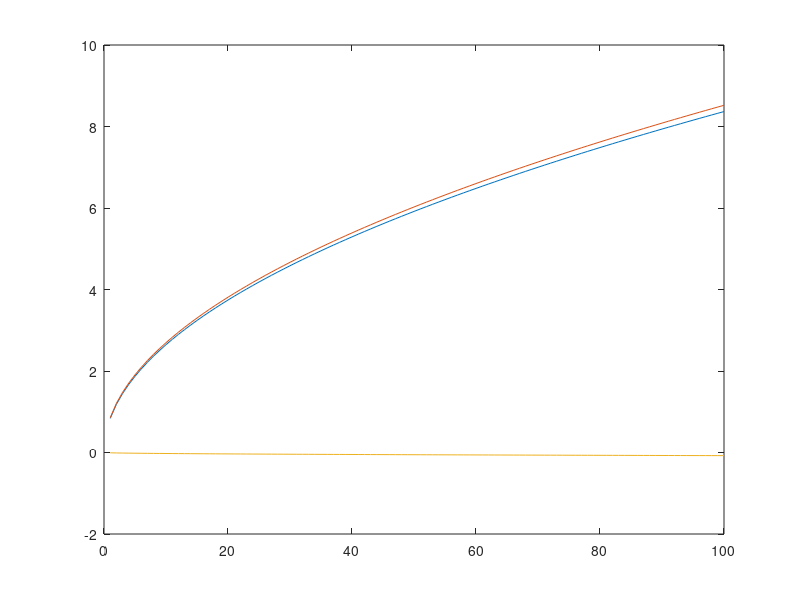

Recreate this plot in MATLAB.


Down = -60;
Up = 70;
alpha = .5;

lamda = 1.1;

bet = 1:100;

pGain=(((Up*bet)/100).^alpha);

pLoss= lamda*((abs(Down*bet)/100)).^alpha;

U = (.5*(((Up*bet)/100).^alpha) - .5*lamda*((abs(Down*bet)/100)).^alpha);

Y = 1/100*alpha*Down*(100 + (bet*Down)/100).^(-1 + alpha) +  1/100*alpha*Up*(100 + (bet*Up)/100).^(-1 + alpha);

plot(pGain);
hold on
plot(pLoss);
plot(U);
hold off
% figure
% plot(Y);






